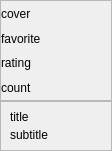
<?xml version="1.0" encoding="UTF-8"?>
<ui version="4.0">
 <class>CategoryContsEditor</class>
 <widget class="QWidget" name="CategoryContsEditor">
  <property name="geometry">
   <rect>
    <x>0</x>
    <y>0</y>
    <width>112</width>
    <height>151</height>
   </rect>
  </property>
  <property name="windowTitle">
   <string>Form</string>
  </property>
  <layout class="QVBoxLayout" name="verticalLayout">
   <property name="spacing">
    <number>0</number>
   </property>
   <property name="leftMargin">
    <number>0</number>
   </property>
   <property name="topMargin">
    <number>0</number>
   </property>
   <property name="rightMargin">
    <number>0</number>
   </property>
   <property name="bottomMargin">
    <number>0</number>
   </property>
   <item>
    <widget class="QFrame" name="frame">
     <property name="frameShape">
      <enum>QFrame::StyledPanel</enum>
     </property>
     <property name="frameShadow">
      <enum>QFrame::Raised</enum>
     </property>
     <layout class="QGridLayout" name="gridLayout">
      <property name="leftMargin">
       <number>0</number>
      </property>
      <property name="topMargin">
       <number>0</number>
      </property>
      <property name="rightMargin">
       <number>0</number>
      </property>
      <property name="bottomMargin">
       <number>0</number>
      </property>
      <property name="spacing">
       <number>0</number>
      </property>
      <item row="3" column="0">
       <widget class="QLabel" name="labelCount">
        <property name="text">
         <string>count</string>
        </property>
       </widget>
      </item>
      <item row="0" column="0">
       <widget class="QLabel" name="labelCoverArt">
        <property name="text">
         <string>cover</string>
        </property>
       </widget>
      </item>
      <item row="1" column="0">
       <widget class="QLabel" name="labelFavorite">
        <property name="text">
         <string>favorite</string>
        </property>
       </widget>
      </item>
      <item row="2" column="0">
       <widget class="QLabel" name="labelRating">
        <property name="text">
         <string>rating</string>
        </property>
       </widget>
      </item>
     </layout>
    </widget>
   </item>
   <item>
    <widget class="QFrame" name="frame_2">
     <property name="maximumSize">
      <size>
       <width>16777215</width>
       <height>50</height>
      </size>
     </property>
     <property name="frameShape">
      <enum>QFrame::StyledPanel</enum>
     </property>
     <property name="frameShadow">
      <enum>QFrame::Raised</enum>
     </property>
     <layout class="QVBoxLayout" name="verticalLayout_2">
      <item>
       <widget class="QLabel" name="labelTitle">
        <property name="text">
         <string>title</string>
        </property>
       </widget>
      </item>
      <item>
       <widget class="QLabel" name="labelSubTitle">
        <property name="text">
         <string>subtitle</string>
        </property>
       </widget>
      </item>
     </layout>
    </widget>
   </item>
  </layout>
 </widget>
 <resources/>
 <connections/>
</ui>
